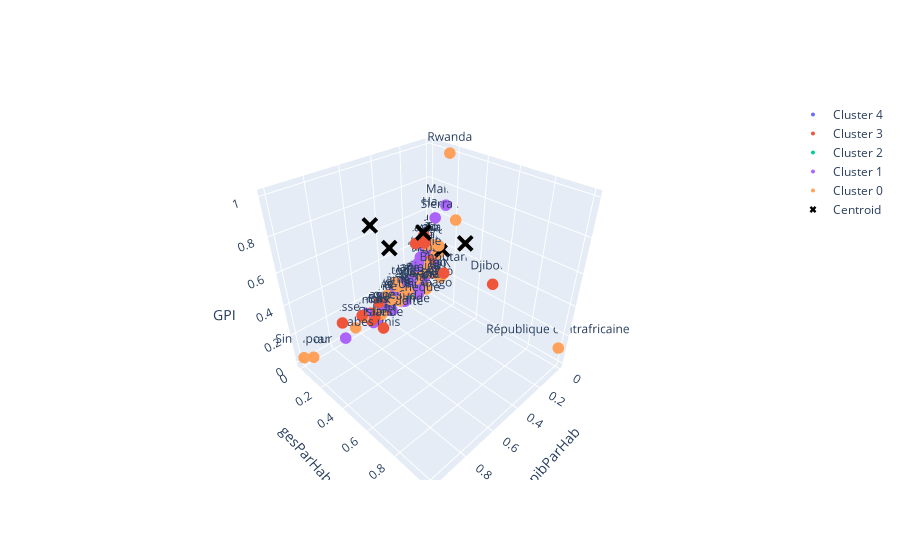

Notebook code cell kept with this figure:
### Code cell
# Créer une figure
fig = go.Figure()

# Ajouter les points pour chaque cluster
for cluster in df['cluster'].unique():
    cluster_df = df[df['cluster'] == cluster]
    fig.add_trace(go.Scatter3d(x=cluster_df['pibParHab'],
                               y=cluster_df['co2'],
                               z=cluster_df['gesParHab'],
                               mode='markers+text',
                               text=cluster_df['pays'],  # Remplacez 'nom_du_pays' par le nom de la colonne contenant les noms des pays
                               marker=dict(size=4),
                               name=f'Cluster {cluster}'))
    
# Ajouter les centroïdes
fig.add_trace(go.Scatter3d(x=centroids['pibParHab'],
                           y=centroids['gesParHab'],
                           z=centroids['gpi'],
                           mode='markers',
                           marker=dict(size=6, color='black', symbol='x'),
                           name='Centroid'))

# Mettre à jour les axes
fig.update_scenes(xaxis_title='pibParHab',
                  yaxis_title='gesParHab',
                  zaxis_title='GPI')

# Afficher la figure
fig.show()

### Figure 1 — Plotly figure (JSON) as saved in the notebook; plotly's stock layout.template omitted (floating-point values rounded to 4 significant figures)
{"data": [{"marker": {"size": 4}, "mode": "markers+text", "name": "Cluster 4", "text": ["Afrique du Sud"], "type": "scatter3d", "x": [0.1356], "y": [0.0006017], "z": [0.06861]}, {"marker": {"size": 4}, "mode": "markers+text", "name": "Cluster 3", "text": ["Bhoutan", "Islande", "Israël", "France", "Éthiopie", "Égypte", "Algérie", "Danemark", "Djibouti", "Sri Lanka", "Cuba", "Colombie", "Suisse", "Canada", "Botswana", "China", "Belgique", "Papouasie-Nouvelle-Guinée", "Australie", "Autriche", "Azerbaïdjan", "Bolivie", "Bénin", "Salvador", "Bangladesh", "Honduras", "Biélorussie"], "type": "scatter3d", "x": [0.1116, 0.5521, 0.4164, 0.4469, 0.02384, 0.1204, 0.1148, 0.5875, 0.0503, 0.1386, null, 0.1417, 0.7266, 0.4874, 0.1433, 0.1724, 0.5183, 0.0396, 0.5158, 0.5501, 0.1453, 0.08126, 0.03371, 0.08748, 0.05916, 0.0532, 0.2034], "y": [0.2286, 0.1636, 0.004046, 0.0008856, 0.01307, 0.001123, 0.001464, 0.008649, 0.5532, 0.01083, 0.009725, 0.002993, 0.006776, 0.0004578, 0.04105, 2.162e-05, 0.002772, 0.04308, 0.0006243, 0.004001, 0.006897, 0.01288, 0.02965, 0.03711, 0.002767, 0.02678, 0.004317], "z": [0.2962, 0.0838, 0.04954, 0.1311, 0.246, 0.165, 0.08276, 0.1094, 0.3419, 0.4262, 0.2402, 0.151, 0.1328, 0.03548, 0.09351, 0.07737, 0.08703, 0.1812, 0.02592, 0.09425, 0.1166, 0.1114, 0.2733, 0.4208, 0.4493, 0.2063, 0.1037]}, {"marker": {"size": 4}, "mode": "markers+text", "name": "Cluster 2", "text": ["Argentine"], "type": "scatter3d", "x": [0.2083], "y": [0.001531], "z": [0.07849]}, {"marker": {"size": 4}, "mode": "markers+text", "name": "Cluster 1", "text": ["Myanmar (Birmanie)", "Albanie", "Haïti", "Hongrie", "Tanzanie", "Italie", "Jordanie", "Trinité-et-Tobago", "Kazakhstan", "Monténégro", "Malawi", "Kenya", "Népal", "Koweït", "Oman", "Mongolie", "Croatie", "Mexique", "Malaisie", "Angola", "Guyana", "République dominicaine", "Émirats arabes unis", "Arménie", "Burkina Faso", "Bahreïn", "Bosnie-Herzégovine", "Brésil", "Chili", "Costa Rica", "République tchèque", "Allemagne", "Japon", "Équateur", "Royaume-Uni", "Géorgie", "Espagne", "Ghana"], "type": "scatter3d", "x": [0.05235, 0.1403, 0.03131, 0.3305, 0.02699, 0.4134, 0.09738, 0.2475, 0.2684, 0.1932, 0.01577, 0.04759, 0.03981, 0.4648, 0.3502, 0.1235, 0.2852, 0.1939, 0.2733, 0.06383, 0.195, 0.1774, 0.716, 0.1413, 0.02216, 0.5063, 0.1519, 0.1484, 0.2436, 0.2098, 0.4089, 0.5485, 0.4226, 0.1096, 0.4442, 0.1478, 0.3806, 0.0557], "y": [0.006985, 0.05398, 0.07373, 0.005285, 0.01639, 0.0008411, 0.01128, 0.01534, 0.001117, 0.09362, 0.1443, 0.01217, 0.01583, 0.002563, 0.00333, 0.01117, 0.01514, 0.0006175, 0.0009652, 0.01194, 0.08546, 0.01034, 0.001258, 0.03507, 0.04336, 0.007287, 0.0113, 0.0005713, 0.002789, 0.03396, 0.002663, 0.0003921, 0.0002333, 0.006872, 0.0007666, 0.02307, 0.001167, 0.0122], "z": [0.2702, 0.3469, 0.5845, 0.1524, 0.2537, 0.1411, 0.08958, 0.04171, 0.04989, 0.1441, 0.6855, 0.2486, 0.3697, 0.0145, 0.0162, 0.03477, 0.1997, 0.1196, 0.05004, 0.1439, 0.1243, 0.1667, 0.006467, 0.2962, 0.2445, 0.008228, 0.1508, 0.1228, 0.1086, 0.1895, 0.08328, 0.1, 0.09878, 0.1329, 0.1256, 0.2688, 0.1259, 0.3417]}, {"marker": {"size": 4}, "mode": "markers+text", "name": "Cluster 0", "text": ["Kirghizstan", "Rwanda", "Sierra Leone", "Singapour", "Arabie saoudite", "Roumanie", "Russie", "Serbie", "Qatar", "Paraguay", "Pologne", "Iran", "Syrie", "Serbie", "Philippines", "Togo", "Tadjikistan", "Inde", "Turquie", "Indonésie", "Ouganda", "Ukraine", "United States", "Ouzbékistan", "Viêt Nam", "Bulgarie", "Grèce", "Pérou", "Côte d´Ivoire", "Corée du Sud", "Laos", "Liban", "Lituanie", "Lettonie", "Maroc", "Madagascar", "Estonie", "Macédoine du Nord", "Mali", "Jamaïque", "Panama", "Mozambique", "Maurice (Île)", "République centrafricaine", "Namibie", "Guatemala", "Nigéria", "Nicaragua", "Pays-Bas", "Nouvelle-Zélande", "Cambodge", "Niger"], "type": "scatter3d", "x": [0.05001, 0.02188, 0.01678, 1, 0.4539, 0.3075, 0.2813, 0.1933, 0.9419, 0.1409, 0.3444, 0.1527, null, 0.1933, 0.08225, 0.02187, 0.03864, 0.06469, 0.3013, 0.1219, 0.0237, 0.1313, 0.6367, 0.07771, 0.1106, 0.2379, 0.2868, 0.1183, 0.05395, 0.4486, 0.08215, 0.1458, 0.3933, 0.3235, 0.07985, 0.01519, 0.3797, 0.167, 0.02247, 0.09733, 0.2699, 0.01305, 0.214, 0.008973, 0.09574, 0.08878, 0.05148, 0.05483, 0.5743, 0.4406, 0.04525, 0.01286], "y": [0.02606, 0.1712, 0.2258, 0.005414, 0.0004607, 0.003446, 0.0001462, 0.005107, 0.002702, 0.03123, 0.0008473, 0.0003837, 0.009376, 0.005107, 0.001773, 0.09797, 0.02536, 0.0001075, 0.0005807, 0.0004201, 0.04169, 0.001428, 5.476e-05, 0.002047, 0.0006659, 0.006931, 0.004639, 0.00508, 0.02172, 0.0004153, 0.01234, 0.01102, 0.02023, 0.03415, 0.003546, 0.08618, 0.03334, 0.03481, 0.057, 0.04054, 0.02469, 0.03407, 0.0636, 1, 0.05986, 0.01403, 0.002113, 0.05163, 0.001816, 0.007545, 0.01268, 0.1076], "z": [0.2374, 1, 0.6188, 0.04057, 0.01926, 0.2087, 0.05546, 0.1111, 0.003179, 0.06904, 0.09834, 0.0564, 0.2271, 0.1111, 0.2367, 0.3983, 0.2648, 0.2356, 0.09331, 0.1619, 0.3857, 0.1985, 0.03918, 0.09498, 0.1231, 0.1655, 0.1296, 0.213, 0.3873, 0.05824, 0.1221, 0.1077, 0.1673, 0.2062, 0.2423, 0.3353, 0.1348, 0.1831, 0.1783, 0.2807, 0.1232, 0.3418, 0.1474, 0.1152, 0.08684, 0.2365, 0.2552, 0.1983, 0.08364, 0.03653, 0.1806, 0.1611]}, {"marker": {"color": "black", "size": 6, "symbol": "x"}, "mode": "markers", "name": "Centroid", "type": "scatter3d", "x": [0.1786, 0.05552, 0.4469, 0.5254, 0.008973], "y": [0.1211, 0.3395, 0.1311, 0.078, 0.1152], "z": [0.558, 0.5247, 0.5686, 0.7152, 0.3731]}], "layout": {"scene": {"xaxis": {"title": {"text": "pibParHab"}}, "yaxis": {"title": {"text": "gesParHab"}}, "zaxis": {"title": {"text": "GPI"}}}}}
